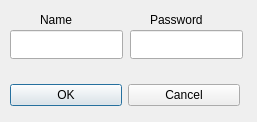
<ui version="4.0" >
 <class>AccountWindow</class>
 <widget class="QDialog" name="AccountWindow" >
  <property name="geometry" >
   <rect>
    <x>0</x>
    <y>0</y>
    <width>257</width>
    <height>122</height>
   </rect>
  </property>
  <property name="windowTitle" >
   <string>Add/Update account</string>
  </property>
  <widget class="QLineEdit" name="txtName" >
   <property name="geometry" >
    <rect>
     <x>10</x>
     <y>30</y>
     <width>113</width>
     <height>29</height>
    </rect>
   </property>
  </widget>
  <widget class="QLineEdit" name="txtPassword" >
   <property name="geometry" >
    <rect>
     <x>130</x>
     <y>30</y>
     <width>113</width>
     <height>29</height>
    </rect>
   </property>
  </widget>
  <widget class="QLabel" name="lbName" >
   <property name="geometry" >
    <rect>
     <x>40</x>
     <y>10</y>
     <width>51</width>
     <height>19</height>
    </rect>
   </property>
   <property name="text" >
    <string>Name</string>
   </property>
  </widget>
  <widget class="QLabel" name="lbPassword" >
   <property name="geometry" >
    <rect>
     <x>150</x>
     <y>10</y>
     <width>68</width>
     <height>19</height>
    </rect>
   </property>
   <property name="text" >
    <string>Password</string>
   </property>
  </widget>
  <widget class="QWidget" name="layoutWidget" >
   <property name="geometry" >
    <rect>
     <x>10</x>
     <y>80</y>
     <width>230</width>
     <height>30</height>
    </rect>
   </property>
   <layout class="QHBoxLayout" name="horizontalLayout" >
    <item>
     <widget class="QPushButton" name="pbOk" >
      <property name="text" >
       <string>OK</string>
      </property>
     </widget>
    </item>
    <item>
     <widget class="QPushButton" name="pbCancel" >
      <property name="text" >
       <string>Cancel</string>
      </property>
     </widget>
    </item>
   </layout>
  </widget>
 </widget>
 <resources/>
 <connections/>
</ui>
